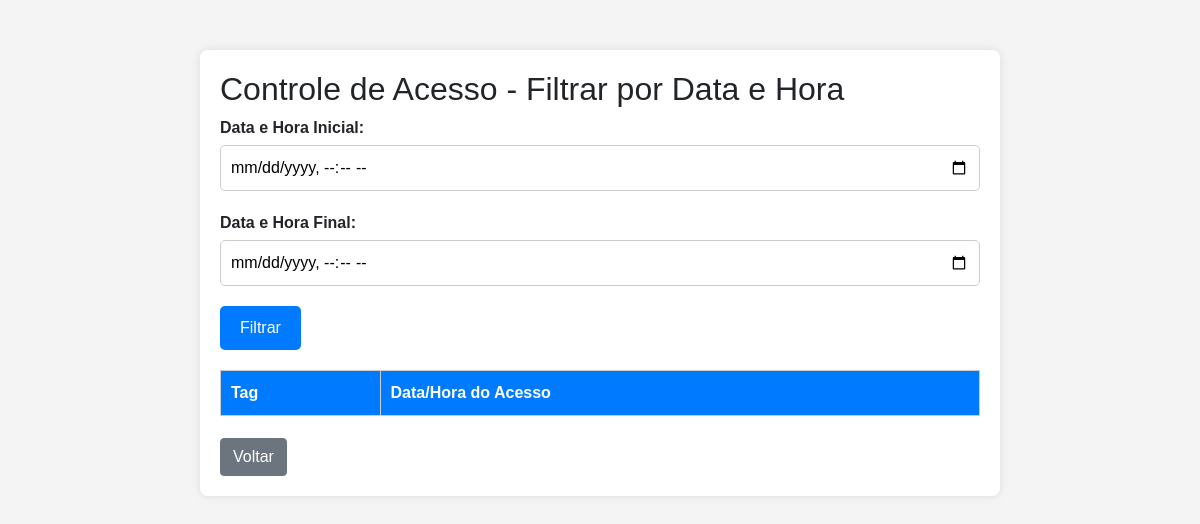
/condo/lista_acessos, run on an earlier commit of the app's database.
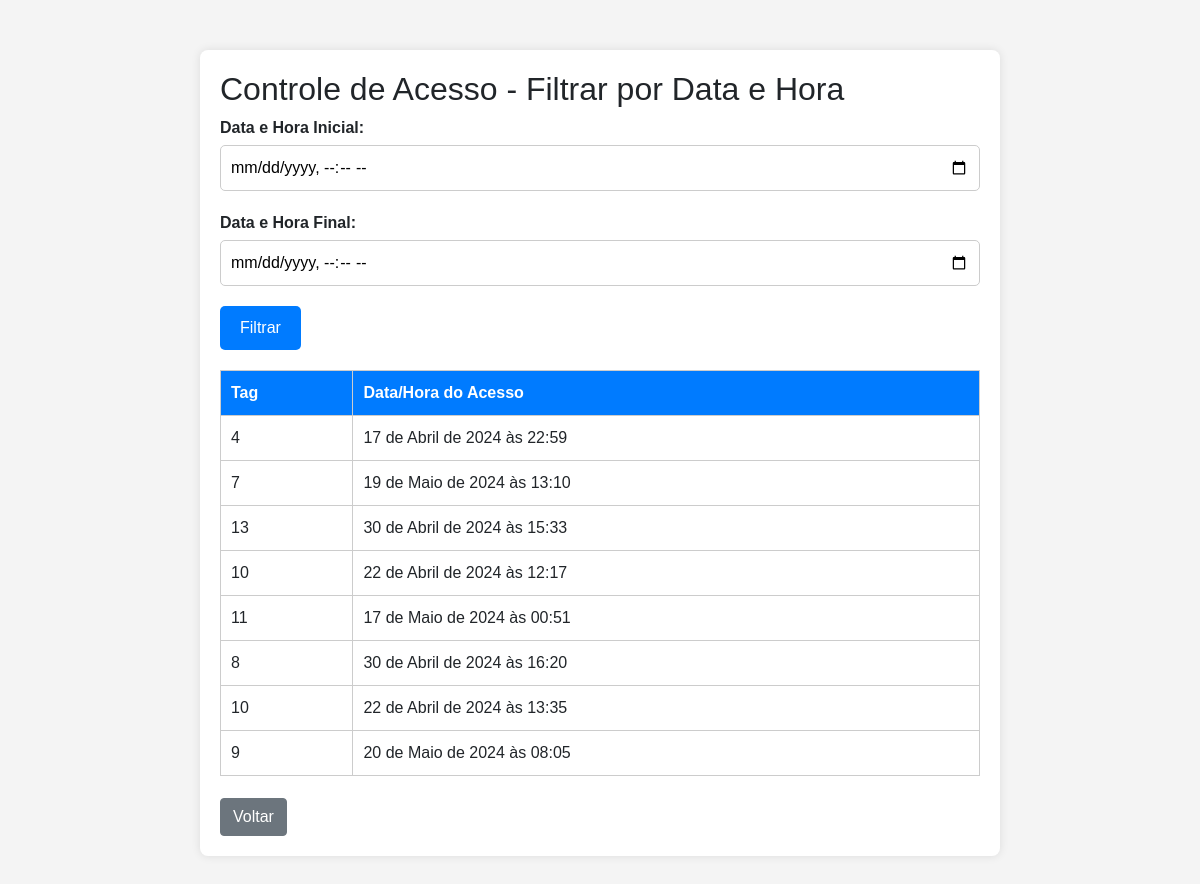
And on a later commit of the database.
### condo_app/models.py (models this page shows)
class ControleDeAcesso(models.Model):
    tag = models.ForeignKey(Tag, on_delete = models.CASCADE)
    data_hora = models.DateTimeField("Data/hora do acesso", default="")

class Tag(models.Model):
    num_tag = models.IntegerField(default=1, unique=True)
    num_sequencial = models.IntegerField(
        "Numero identificador no condomínio", default=0
    )
    def __str__(self) -> str:
        return str(self.num_tag)

### condo_app/views.py (the view)
# urls.py: path('lista_acessos', views.ControleDeAcessoView.as_view(), name='lista_acessos'),
class ControleDeAcessoView(TemplateView):
    template_name = 'lista_acessos.html'
    def get_context_data(self, **kwargs):
        context = super().get_context_data(**kwargs)
        start_date = self.request.GET.get('start_date')
        end_date = self.request.GET.get('end_date')
        queryset = ControleDeAcesso.objects.all()
        if start_date and end_date:
            queryset = queryset.filter(data_hora__range=[start_date, end_date])
        context['acessos'] = queryset
        return context

### condo_app/templates/lista_acessos.html (shortened to what this page needs)
<!DOCTYPE html>
<html lang="en">
<head>
    <link href="https://cdn.jsdelivr.net/npm/bootstrap@5.0.2/dist/css/bootstrap.min.css" rel="stylesheet">
</head>
<body>
    <div class="container">
        <h2>Controle de Acesso - Filtrar por Data e Hora</h2>
        <form method="get">
            <div class="form-group">
                <label for="start_date">Data e Hora Inicial:</label>
                <input type="datetime-local" id="start_date" name="start_date">
            </div>
            <div class="form-group">
                <label for="end_date">Data e Hora Final:</label>
                <input type="datetime-local" id="end_date" name="end_date">
            </div>
            <button type="submit">Filtrar</button>
        </form>
        <table>
            <thead>
                <tr>
                    <th>Tag</th>
                    <th>Data/Hora do Acesso</th>
                </tr>
            </thead>
            <tbody>
                {% for acesso in acessos %}
                <tr>
                    <td>{{ acesso.tag }}</td>
                    <td>{{ acesso.data_hora }}</td>
                </tr>
                {% endfor %}
            </tbody>
        </table>
        <div class="button-container">
            <a href="{% url 'condo_app:index' %}" class="btn btn-secondary">Voltar</a>
        </div>
    </div>
</body>
</html>

What changed in the data, as far as the page shows it:
added ControleDeAcesso: tag "4", data_hora "17 de Abril de 2024 às 22:59"
added ControleDeAcesso: tag "7", data_hora "19 de Maio de 2024 às 13:10"
added ControleDeAcesso: tag "13", data_hora "30 de Abril de 2024 às 15:33"
added ControleDeAcesso: tag "10", data_hora "22 de Abril de 2024 às 12:17"
added ControleDeAcesso: tag "11", data_hora "17 de Maio de 2024 às 00:51"
added ControleDeAcesso: tag "8", data_hora "30 de Abril de 2024 às 16:20"
added ControleDeAcesso: tag "10", data_hora "22 de Abril de 2024 às 13:35"
added ControleDeAcesso: tag "9", data_hora "20 de Maio de 2024 às 08:05"
